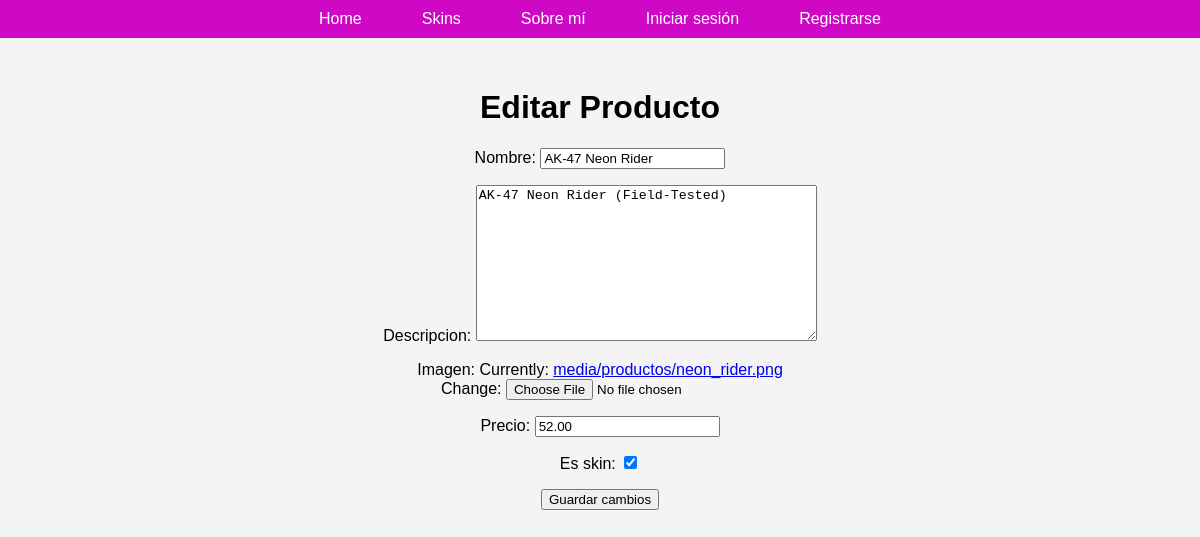
/gestion/editar_producto/1/, run on the app's committed database.
### tienda/models.py (models this page shows, shortened)
class Producto(models.Model):
    nombre = models.CharField(max_length=255)
    descripcion = models.TextField()
    imagen = models.ImageField(upload_to='media/productos/', default='productos/default_image.jpg')
    precio = models.DecimalField(max_digits=10, decimal_places=2)
    es_skin = models.BooleanField(default=False)

### gestion/views.py (the view)
# urls.py: path('editar_producto/<int:producto_id>/', views.editar_producto, name='editar_producto'),
def editar_producto(request, producto_id):
    producto = get_object_or_404(Producto, id=producto_id)
    if request.method == 'POST':
        form = ProductoForm(request.POST, request.FILES, instance=producto)
        if form.is_valid():
            form.save()
            return redirect('listar_productos')
    else:
        form = ProductoForm(instance=producto)
    return render(request, 'gestion/editar_producto.html', {'form': form, 'producto': producto})

### gestion/forms.py
class ProductoForm(forms.ModelForm):
    class Meta:
        model = Producto
        fields = ['nombre', 'descripcion', 'imagen', 'precio', 'es_skin']

### gestion/templates/gestion/editar_producto.html (shortened to what this page needs)
{% extends 'base.html' %}
{% block content %}
<h1>Editar Producto</h1>
<form method="POST" enctype="multipart/form-data">
    {{ form.as_p }}
    <button type="submit">Guardar cambios</button>
</form>
{% endblock %}

### data on the page
Producto: nombre "AK-47 Neon Rider", descripcion "AK-47 Neon Rider (Field-Tested)", precio "52.00", es_skin "☑"
